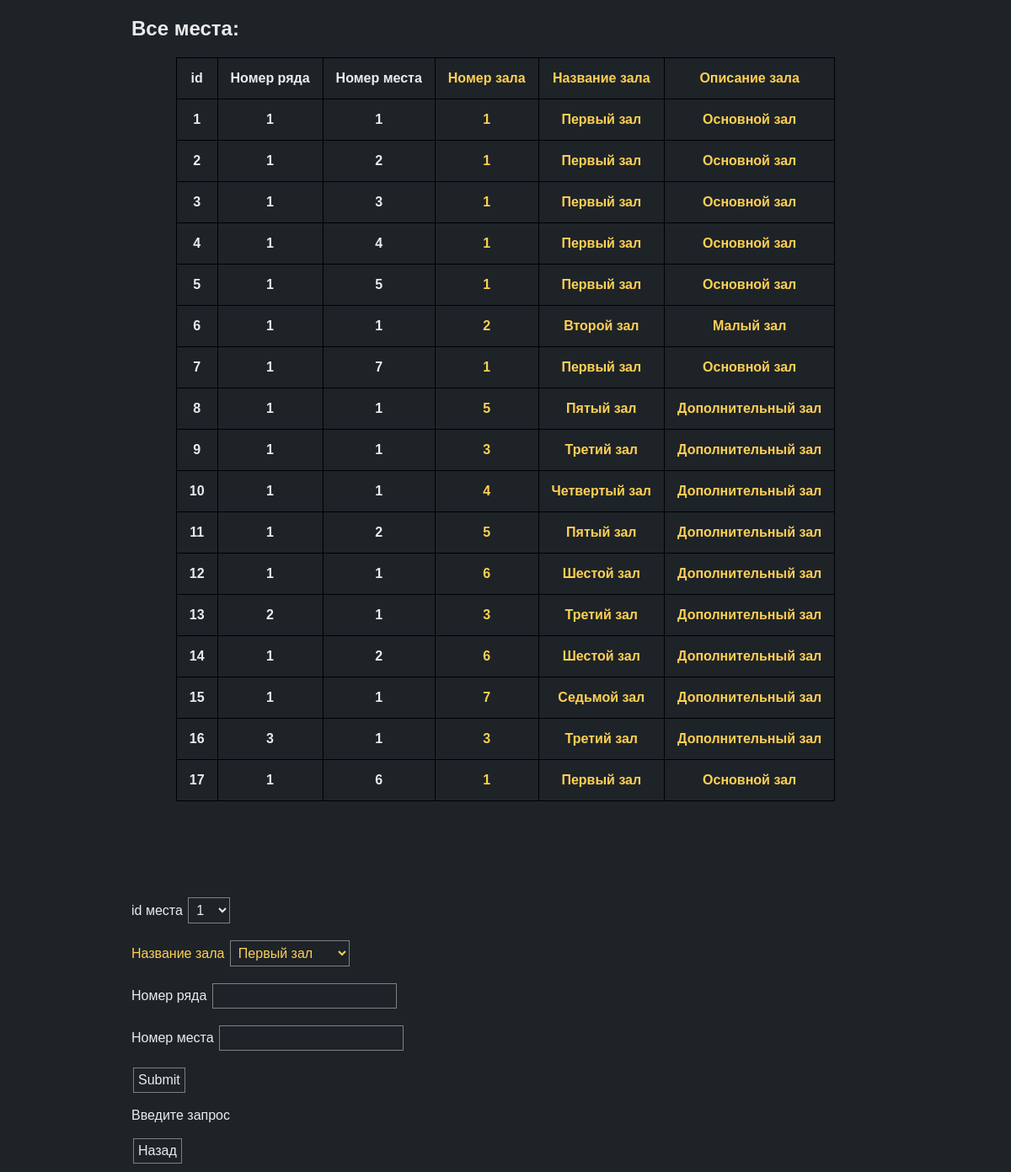
The page /php/update_seats.php on the database its author committed.
### tables this page shows
create table seats
(
    id              int not null auto_increment,
    primary key (id),
    cinema_halls_id int not null references cinema_halls (id),
    foreign key (cinema_halls_id) references cinema_halls (id),
    row_index       int not null,
    seat_index      int not null
);

create table cinema_halls
(
    id           int                 not null auto_increment,
    primary key (id),
    name_of_hall varchar(256) unique not null,
    description  varchar(256)
);

### php/update_seats.php (the view, shortened to what this page needs)
<!DOCTYPE html>
<html lang="RU-ru">
<head>
    <link rel="stylesheet" href="style.css">
</head>
<body>
<div class="main_content">
    <?php
    include "render_seats.php";
    $db = Utils::getPDO();
    $post_result = (function ($db): array {
        if (!empty($_POST)) {
            $update = $db->prepare("update seats set cinema_halls_id = :cinema_halls_id, row_index = :row_index, seat_index = :seat_index where id = :id");
            $unique_seat_check = $db->prepare("select * from seats where row_index=? and seat_index=? and cinema_halls_id=?");
            $unique_seat_check->execute([$_POST["row_index"], $_POST["seat_index"], $_POST['cinema_halls_id']]);
            $duplicate_seats = $unique_seat_check->fetchAll(PDO::FETCH_ASSOC);
            if ($_POST['row_index'] > 0 && $_POST['seat_index'] > 0 && !$duplicate_seats && $update->execute($_POST)) {
                return ["message" => "Данные обновлены успешно", "info" => null];
            } elseif ($duplicate_seats) {
                return ["message" => "Ошибка в введеных данных: Место с id={$duplicate_seats[0]["id"]} уже содержит данные с этим номером ряда и номером места", "info" => $_POST];
            } else {
                return ["message" => "Ошибка в запросе", "info" => null];
            }
        } else {
            return ["message" => "Введите запрос", "info" => null];
        }
    })($db);
    echo render_seats();
    ?>
    <form id="update_form" action="update_seats.php" method="post">
        <p>id места <label title="id места">
                <select onchange="update(this.value)" name="id" id="id">
                    <?php
                    foreach ($db->query("select * from seats") as $row) {
                        if (($post_result["info"] !== null && $post_result["info"]["id"] == $row["id"])) {
                            echo "<option selected value={$row['id']}>{$row['id']}</option>";
                        } else {
                            echo "<option value={$row['id']}>{$row['id']}</option>";
                        }
                    }
                    ?>
                </select>
            </label></p>
        <label class="foreign_items" title="Название зала">
            Название зала <select name="cinema_halls_id" id="cinema_halls_id">
                <?php
                foreach ($db->query("select * from cinema_halls") as $row) {
                    echo "<option value={$row['id']}>{$row['name_of_hall']}</option>";
                }
                ?>
            </select>
        </label>
        <p>Номер ряда<label title="Номер ряда">
                <input type="number" name="row_index" id="row_index" value="">
            </label></p>
        <p>Номер места<label title="Номер места">
                <input type="number" name="seat_index" id="seat_index" value="">
            </label></p>
        <p><input type="submit"></p>
    </form>
    <p>
        <?php
        echo $post_result["message"];
        ?>
    </p>
    <a class="buttons" href="index.php">Назад</a>
</div>
</body>
</html>

### php/render_seats.php (shortened to what this page needs)
<?php
function render_seats(): string
{
    $html = '<h2>Все места:</h2>
        <table>
        <tr>
            <th>id</th>
            <th>Номер ряда</th>
            <th>Номер места</th>
            <th class="foreign_items">Номер зала</th>
            <th class="foreign_items">Название зала</th>
            <th class="foreign_items">Описание зала</th>
        </tr>';
    $db = Utils::getPDO();
    foreach ($db->query('select seats.id seats_pk, cinema_halls_id, row_index, seat_index, name_of_hall, description from kinos.seats join cinema_halls ch on ch.id = seats.cinema_halls_id order by seats_pk') as $row) {
        $html .= "<tr>
                      <th>{$row['seats_pk']}</th>
                      <th>{$row['row_index']}</th>
                      <th>{$row['seat_index']}</th>
                      <th class='foreign_items'>{$row['cinema_halls_id']}</th>
                      <th class='foreign_items'>{$row['name_of_hall']}</th>
                      <th class='foreign_items'>{$row['description']}</th>
                  </tr>";
    }
    $html .= "</table>";
    return $html;
}

### php/style.css (style rules this page uses)
table, th, td { border: 1px solid black; border-collapse: collapse; margin: 0 auto; }
th { padding: 15px; }
table { margin-bottom: 7rem; }
html, body { background-color: #1e2328; color: #ebebeb; font-family: 'Work Sans', sans-serif; }
a { border: 1px solid grey; padding: 5px; text-decoration: none; }
.main_content { width: 75%; margin-left: auto; margin-right: auto; }
.buttons { -webkit-appearance: button; -moz-appearance: button; text-decoration: none; color: inherit; transition: color 0.5s linear; margin: 2px; }
.foreign_items { color: #fed053; }
input, select { border: 1px solid grey; padding: 5px; border-radius: 0; font-size: inherit; color: inherit; background-color: #1e2328; transition: color 0.5s linear; margin: 2px; }

### rows shown on the page
seats: id "1", row_index "1", seat_index "1", cinema_halls "1", cinema_halls.name_of_hall "Первый зал", cinema_halls.description "Основной зал"
seats: id "2", row_index "1", seat_index "2", cinema_halls "1", cinema_halls.name_of_hall "Первый зал", cinema_halls.description "Основной зал"
seats: id "3", row_index "1", seat_index "3", cinema_halls "1", cinema_halls.name_of_hall "Первый зал", cinema_halls.description "Основной зал"
seats: id "4", row_index "1", seat_index "4", cinema_halls "1", cinema_halls.name_of_hall "Первый зал", cinema_halls.description "Основной зал"
seats: id "5", row_index "1", seat_index "5", cinema_halls "1", cinema_halls.name_of_hall "Первый зал", cinema_halls.description "Основной зал"
seats: id "6", row_index "1", seat_index "1", cinema_halls "2", cinema_halls.name_of_hall "Второй зал", cinema_halls.description "Малый зал"
seats: id "7", row_index "1", seat_index "7", cinema_halls "1", cinema_halls.name_of_hall "Первый зал", cinema_halls.description "Основной зал"
seats: id "8", row_index "1", seat_index "1", cinema_halls "5", cinema_halls.name_of_hall "Пятый зал", cinema_halls.description "Дополнительный зал"
seats: id "9", row_index "1", seat_index "1", cinema_halls "3", cinema_halls.name_of_hall "Третий зал", cinema_halls.description "Дополнительный зал"
seats: id "10", row_index "1", seat_index "1", cinema_halls "4", cinema_halls.name_of_hall "Четвертый зал", cinema_halls.description "Дополнительный зал"
seats: id "11", row_index "1", seat_index "2", cinema_halls "5", cinema_halls.name_of_hall "Пятый зал", cinema_halls.description "Дополнительный зал"
seats: id "12", row_index "1", seat_index "1", cinema_halls "6", cinema_halls.name_of_hall "Шестой зал", cinema_halls.description "Дополнительный зал"
seats: id "13", row_index "2", seat_index "1", cinema_halls "3", cinema_halls.name_of_hall "Третий зал", cinema_halls.description "Дополнительный зал"
seats: id "14", row_index "1", seat_index "2", cinema_halls "6", cinema_halls.name_of_hall "Шестой зал", cinema_halls.description "Дополнительный зал"
seats: id "15", row_index "1", seat_index "1", cinema_halls "7", cinema_halls.name_of_hall "Седьмой зал", cinema_halls.description "Дополнительный зал"
seats: id "16", row_index "3", seat_index "1", cinema_halls "3", cinema_halls.name_of_hall "Третий зал", cinema_halls.description "Дополнительный зал"
seats: id "17", row_index "1", seat_index "6", cinema_halls "1", cinema_halls.name_of_hall "Первый зал", cinema_halls.description "Основной зал"

### other values the page prints
$post_result["message"] "Введите запрос"
form field id "1"
form field cinema_halls_id "Первый зал"
